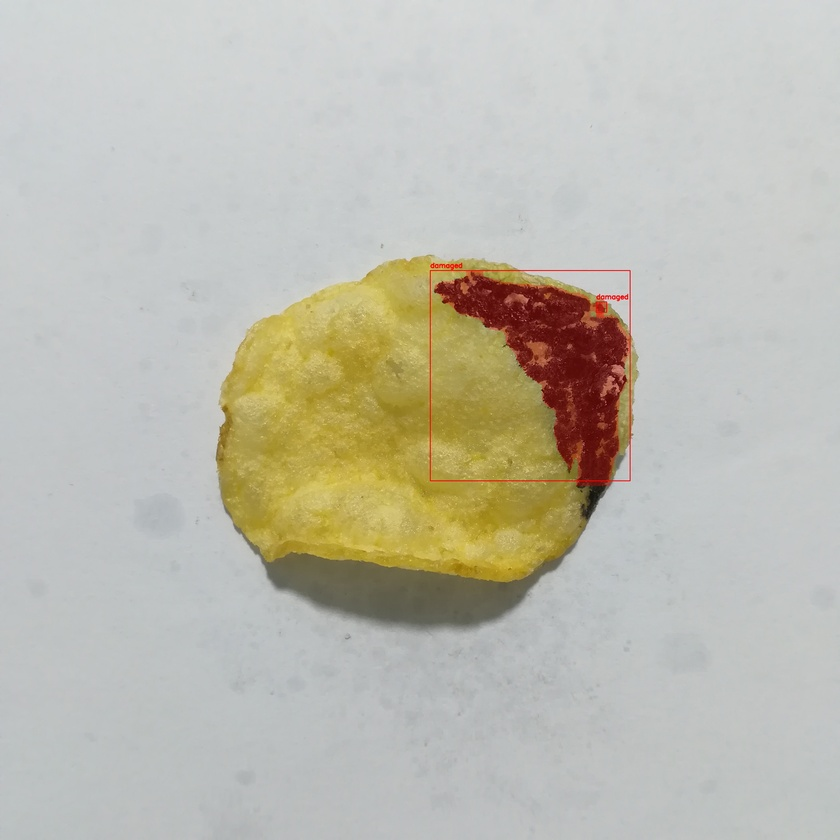
#> input picture predictions/IMG_20210319_004806.jpg, 840 x 840 px, shrunk from 2976 x 2976 before the run, found by its file name
$ jupyter execute Example.ipynb
#> lines starting #> are read from the running program, lines starting #| are printed output that depends on the picture; after the words box and inside, x2 and y2 are one past the last pixel; in counts of white or black regions, pixels touching at a corner belong together
[cell 1]
from matplotlib.image import imread
import numpy as np
import matplotlib.pyplot as plt
import pandas as pd
import colorsys
import cv2
from skimage import io,measure
from scipy import ndimage as nd
from PIL import Image

[cell 2]
input_image = imread("C:/Users/divya/Desktop/Machine_Learning_Sebestian/Potato_Chip_CNN/Pepsico/Test/Defective/IMG_20210319_004806.jpg")
#> input_image is the input picture: shape (840, 840, 3); mean R, G, B 189.8, 187.8, 176.2

[cell 3]
input_image_normalized = input_image/255

[cell 4]
R,G,B = input_image_normalized[:,:,0],input_image_normalized[:,:,1],input_image_normalized[:,:,2]

[cell 5]
H, S, V = np.vectorize(lambda r, g, b: colorsys.rgb_to_hsv(r, g, b))(R,G,B)
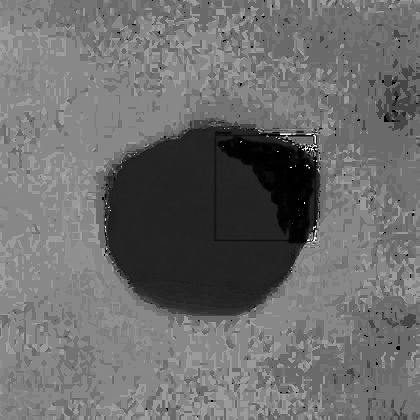
#> H: shape (840, 840) float64 (shown at 1/2 size); min 0, max 0.999, mean 0.427

[cell 6]
H_normalized = np.uint8((255*H))

[cell 7]
S_normalized = np.uint8((255*S))

[cell 8]
V_normalized = np.uint8((255*V))

[cell 9]
fig = plt.figure(1)
ax1,ax2 = fig.add_subplot(121),fig.add_subplot(122)
ax1.imshow(input_image)
ax2.imshow(V_normalized)

[cell 10]
# Convert to LAB color space
lab_image = cv2.cvtColor(input_image, cv2.COLOR_BGR2LAB)
#> lab_image: shape (840, 840, 3); mean of channels 0, 1, 2 192.4, 125.7, 125.7

# Threshold the L channel to detect darker areas
l_channel = lab_image[:, :, 0]
_, shadow_mask = cv2.threshold(l_channel, 190, 255, cv2.THRESH_BINARY_INV)  # Shadows have low L values
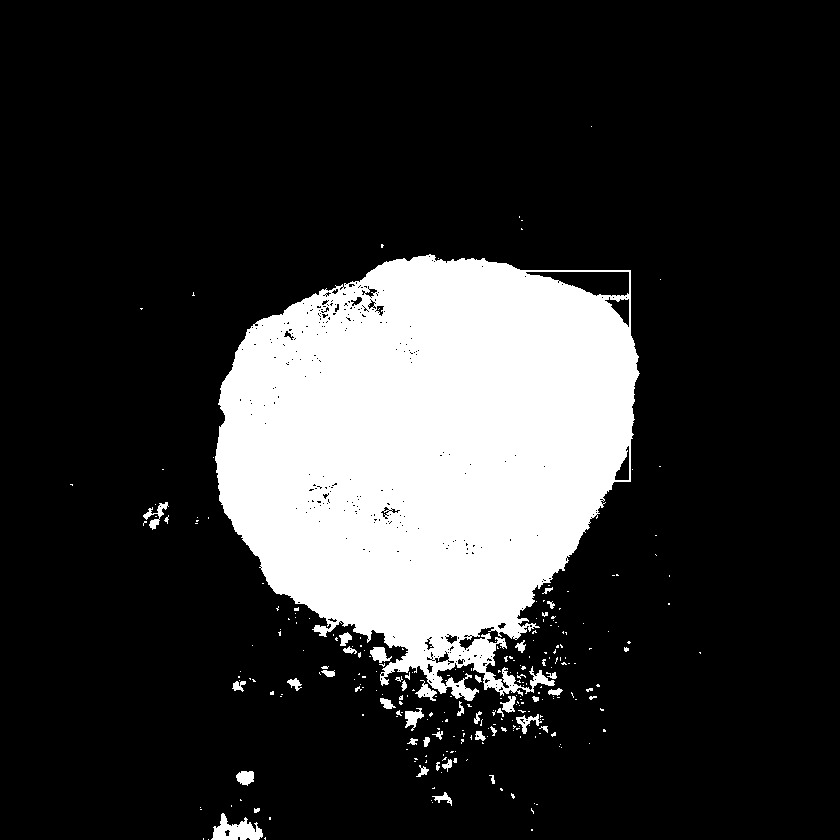
#> shadow_mask: shape (840, 840); 19.2% white; 269 white regions (225 under 20 px), largest, box (x1, y1, x2, y2) and area: (215, 254, 640, 701) 130842, (211, 813, 263, 840) 782, (143, 502, 169, 530) 229

[cell 11]
fig = plt.figure(1)
ax1= fig.add_subplot(121)
ax1.imshow(shadow_mask,cmap="gray")
# ax2.imshow(_)

[cell 12]
kernel = np.ones((50,50), np.uint8)  # 5x5 kernel for closing
closed = cv2.morphologyEx(shadow_mask, cv2.MORPH_CLOSE, kernel)
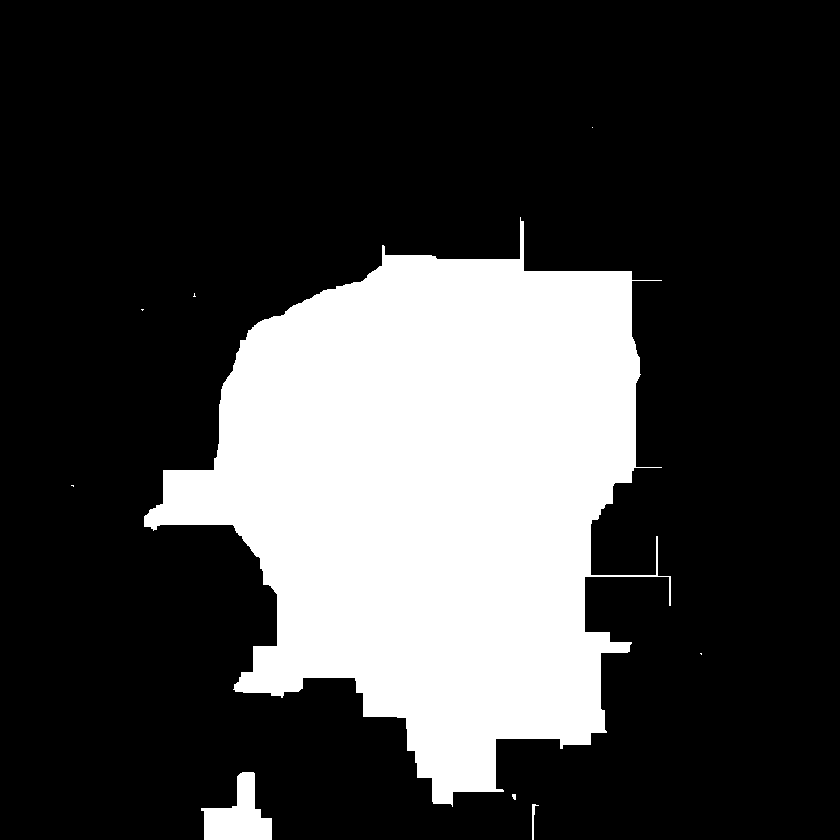
#> closed: shape (840, 840); 25.1% white; 9 white regions (5 under 20 px), largest, box (x1, y1, x2, y2) and area: (144, 217, 671, 807) 174432, (201, 772, 272, 840) 2715, (532, 804, 539, 840) 88, (512, 794, 516, 800) 20

[cell 13]
fig = plt.figure()
ax1 = fig.add_subplot(2, 2, 1)
ax1.imshow(closed,cmap="gray")

[cell 14]
np.sum(shadow_mask==255)
#> Out = 135635

[cell 15]
import cv2
import numpy as np
import matplotlib.pyplot as plt

# Convert the image from BGR (OpenCV default) to RGB for matplotlib
input_image_rgb = cv2.cvtColor(input_image, cv2.COLOR_BGR2RGB)

# Assume binary_cleaned is the thresholded imag"e after processing (e.g., binary image showing defect areas)
# binary_cleaned = cv2.threshold(...)

# Create a mask from the thresholded image (binary_cleaned)
mask = closed.astype(np.uint8)  # Convert to uint8 for masking

# Create an image that will only highlight the defect areas (green)
highlighted_image = input_image.copy()

# Highlight defect areas in green (we keep the background as it is)
highlighted_image[mask == 255] = (0,0,255)  # Highlight defects in green

# Show the final image using matplotlib
plt.figure(figsize=(10, 8))
plt.imshow(cv2.cvtColor(highlighted_image, cv2.COLOR_BGR2RGB))  # Convert back to RGB for plotting
plt.axis('off')  # Hide axis
plt.show()
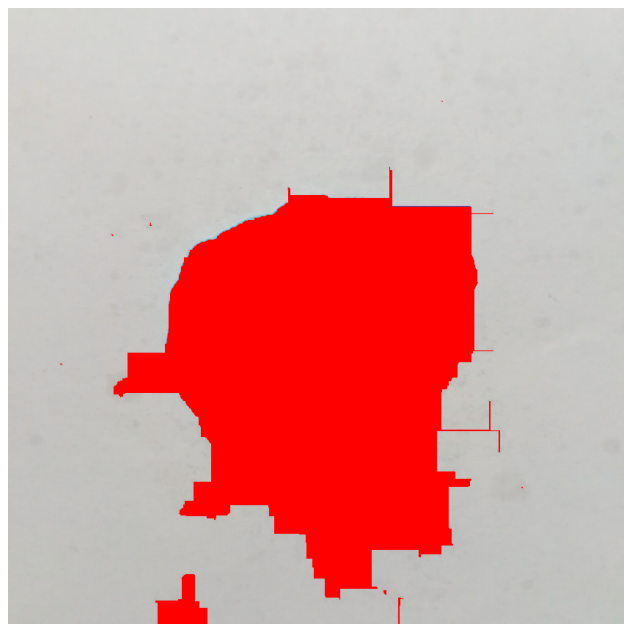
#> figure drawn by matplotlib, 1 panel; B, G, R data is drawn as R, G, B

[cell 16]
# Convert to LAB color space
lab_image = cv2.cvtColor(input_image, cv2.COLOR_BGR2LAB)

# Threshold the L channel to detect darker areas
l_channel = lab_image[:, :, 0]
_, shadow_mask = cv2.threshold(l_channel, 100, 255, cv2.THRESH_BINARY_INV)  # Shadows have low L values
#> shadow_mask: shape (840, 840); 3.3% white; 101 white regions (88 under 20 px), largest, box (x1, y1, x2, y2) and area: (430, 263, 631, 521) 18697, (368, 571, 537, 621) 3761, (348, 561, 367, 579) 128

[cell 17]
fig = plt.figure(1)
ax1,ax2= fig.add_subplot(121),fig.add_subplot(122)
ax1.imshow(shadow_mask)
ax2.imshow(input_image)

[cell 18]
kernel = np.ones((5,5), np.uint8)  # 5x5 kernel for closing
closed = cv2.morphologyEx(shadow_mask, cv2.MORPH_CLOSE, kernel)
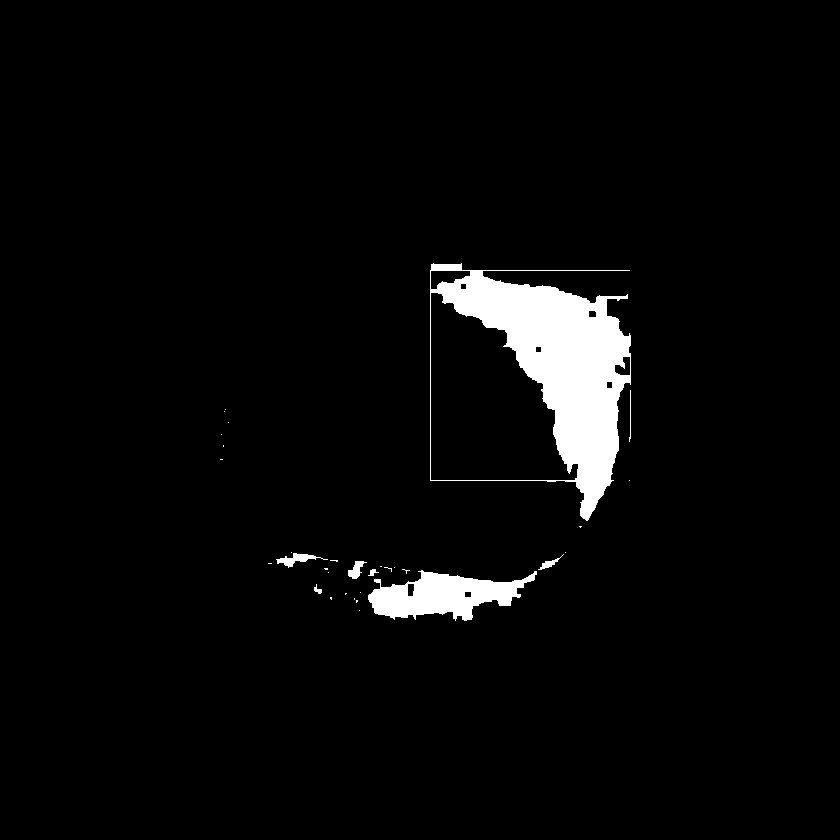
#> closed: shape (840, 840); 3.6% white; 32 white regions (24 under 20 px), largest, box (x1, y1, x2, y2) and area: (430, 263, 631, 521) 20042, (368, 570, 537, 621) 4738, (276, 553, 328, 568) 278

[cell 19]
fig = plt.figure()
ax1 = fig.add_subplot(2, 2, 1)
ax1.imshow(closed)

[cell 20]
import cv2
import numpy as np
import matplotlib.pyplot as plt

# Convert the image from BGR (OpenCV default) to RGB for matplotlib
input_image_rgb = cv2.cvtColor(input_image, cv2.COLOR_BGR2RGB)
highlighted_image = input_image.copy()
highlighted_image[mask == 255] = (0,0,255)

# Show the final image using matplotlib
plt.figure(figsize=(10, 8))
plt.imshow(cv2.cvtColor(highlighted_image, cv2.COLOR_BGR2RGB))  # Convert back to RGB for plotting
plt.axis('off')  # Hide axis
plt.show()

[cell 21]
np.sum(shadow_mask==255)
#> Out = 23342

[cell 22]
195343/1011473

[cell 23]
img = io.imread("C:/Users/divya/Desktop/Machine_Learning_Sebestian/Potato_Chip_CNN/Pepsico/Test/Defective/IMG_20210319_004806.jpg")
plt.imshow(img)

[cell 24]
hsv = cv2.cvtColor(img,cv2.COLOR_RGB2HSV)
#> hsv: shape (840, 840, 3); mean H, S, V 76.9, 30.5, 193.1
mask = cv2.inRange(hsv,(0,0,0),(180, 255, 65))
#> mask: shape (840, 840); 0.05% white; 7 white regions (6 under 20 px), largest, box (x1, y1, x2, y2) and area: (582, 486, 605, 519) 318

[cell 25]
plt.imshow(mask)

[cell 26]
closed_mask = nd.binary_closing(mask,np.ones((12,12)))
#> closed_mask: shape (840, 840) bool; 0.06% white; 4 white regions (3 under 20 px), largest, box (x1, y1, x2, y2) and area: (578, 486, 605, 519) 429

[cell 27]
plt.imshow(closed_mask)

[cell 28]
import numpy as np
import cv2
import matplotlib.pyplot as plt
# Convert binary mask to a 3-channel image (e.g., blue overlay)
mask_colored = np.zeros_like(img)
mask_colored[closed_mask == 1] = [0, 255, 0]  # Green color for segmented areas

# Blend the original image with the mask
overlay = cv2.addWeighted(img, 0.7, mask_colored, 0.3, 0)

# Display result
plt.imshow(overlay)
plt.axis("off")
plt.show()

[cell 29]
hsv_chip = cv2.cvtColor(img,cv2.COLOR_RGB2HSV)
mask_chip = cv2.inRange(hsv,(20,50,110),(30, 255, 255))
#> mask_chip: shape (840, 840); 12.5% white; 18 white regions (10 under 20 px), largest, box (x1, y1, x2, y2) and area: (216, 255, 588, 583) 68833, (432, 272, 577, 480) 17556, (484, 272, 596, 303) 806

[cell 30]
plt.imshow(mask_chip)

[cell 31]
closed_mask_chip = nd.binary_closing(mask_chip,np.ones((3,3)))
#> closed_mask_chip: shape (840, 840) bool; 12.5% white; 10 white regions (3 under 20 px), largest, box (x1, y1, x2, y2) and area: (216, 255, 596, 583) 69806, (432, 268, 577, 480) 17579, (617, 384, 628, 459) 533

[cell 32]
plt.imshow(closed_mask_chip)

[cell 33]
import numpy as np
import cv2
import matplotlib.pyplot as plt
# Convert binary mask to a 3-channel image (e.g., blue overlay)
mask_colored = np.zeros_like(img)
mask_colored[closed_mask_chip == 1] = [0, 255, 0]  # Green color for segmented areas

# Blend the original image with the mask
overlay = cv2.addWeighted(img, 0.7, mask_colored, 0.3, 0)
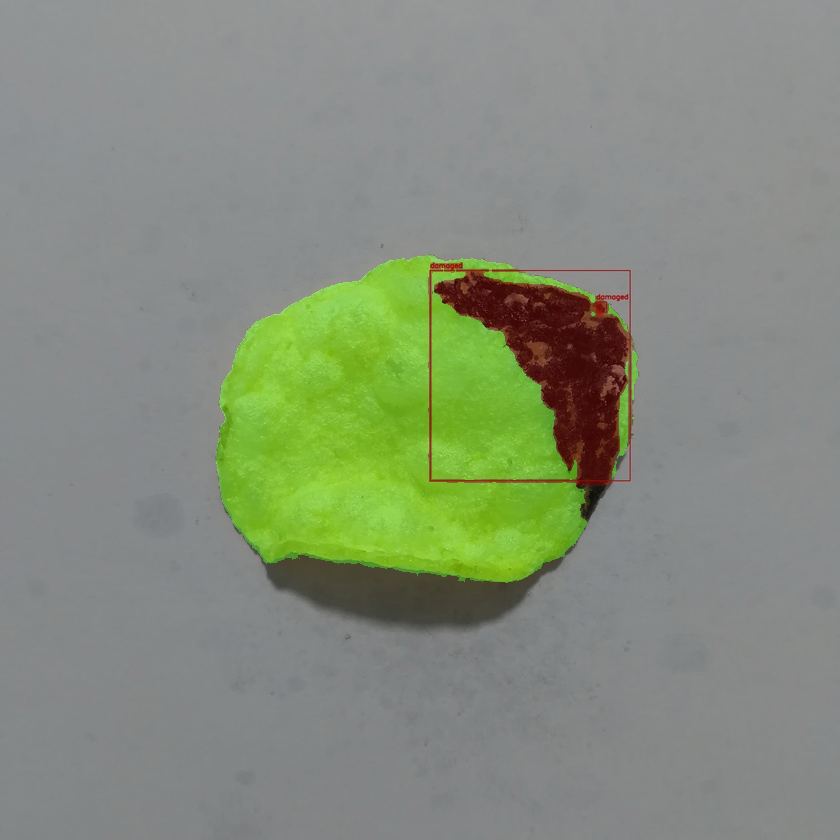
#> overlay: shape (840, 840, 3); mean R, G, B 132.9, 141, 123.3

# Display result
plt.imshow(overlay)
plt.axis("off")
plt.show()

$ run again, with predictions/IMG_20210319_004702.jpg copied over predictions/IMG_20210319_004806.jpg
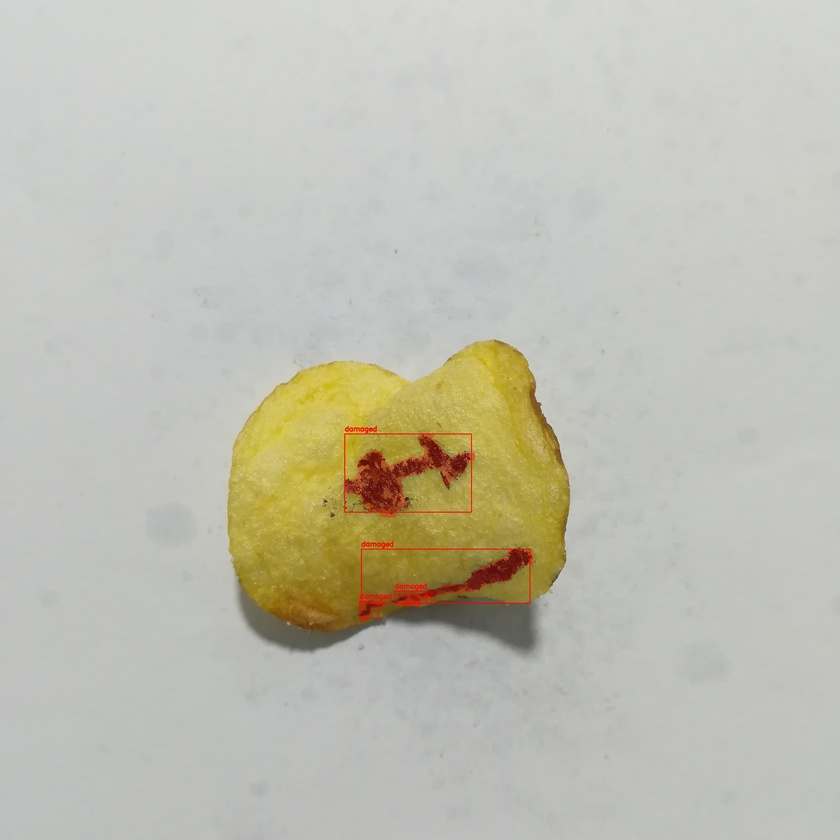
#> input picture predictions/IMG_20210319_004702.jpg, 840 x 840 px, shrunk from 2976 x 2976 before the run, found by its file name
#> input_image is the input picture: shape (840, 840, 3); mean R, G, B 192.5, 190.9, 178.5
#> lab_image: shape (840, 840, 3); mean of channels 0, 1, 2 195.3, 125.1, 126
#> `_, shadow_mask = cv2.threshold(l_channel, 190, 255, cv2.THRESH_BINARY_..`:
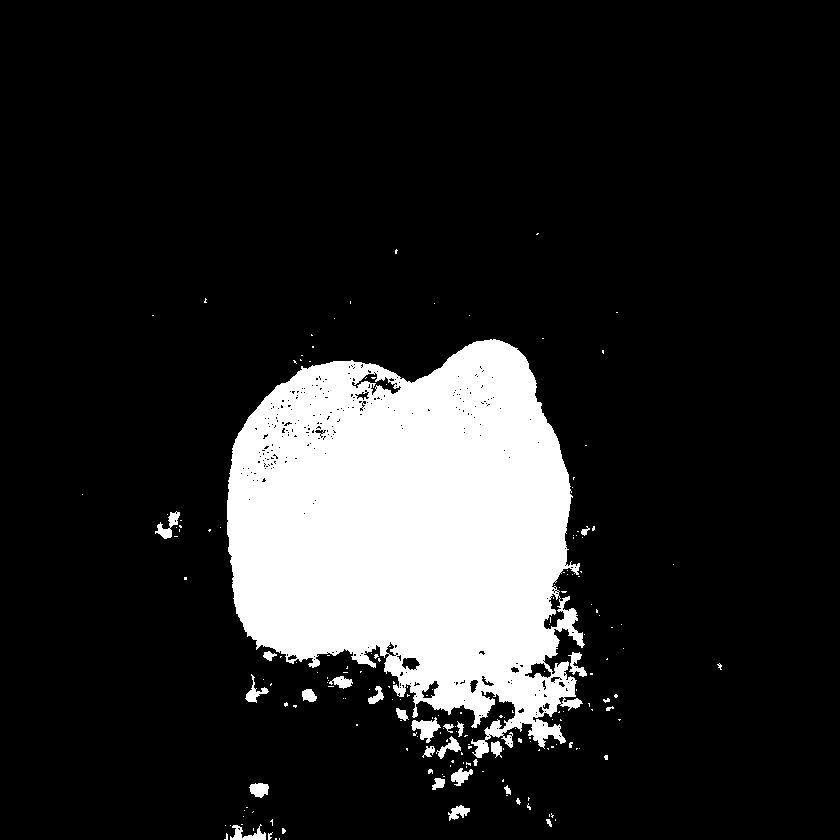
#> shadow_mask: shape (840, 840); 15% white; 191 white regions (162 under 20 px), largest, box (x1, y1, x2, y2) and area: (227, 339, 585, 758) 101807, (411, 717, 441, 743) 376, (155, 511, 180, 539) 273
#> `np.sum(shadow_mask==255)`: Out = 105897
#> highlighted_image: shape (840, 840, 3); 19.9% of pixels changed, all inside (x1, y1, x2, y2) = (83, 234, 723, 840)
#> `np.sum(shadow_mask==255)`: Out = 15155
#> hsv: shape (840, 840, 3); mean H, S, V 45.2, 23.4, 194.1
#> mask: shape (840, 840); 0% white in thin lines or dots, all inside (x1, y1, x2, y2) = (325, 487, 554, 582)
#> mask_chip: shape (840, 840); 9.4% white; 28 white regions (20 under 20 px), largest, box (x1, y1, x2, y2) and area: (227, 339, 570, 630) 56020, (362, 550, 507, 594) 4241, (402, 464, 470, 511) 2237
#> closed_mask_chip: shape (840, 840) bool; 9.4% white; 21 white regions (16 under 20 px), largest, box (x1, y1, x2, y2) and area: (227, 339, 570, 630) 62849, (402, 464, 470, 511) 2246, (459, 567, 528, 601) 1027, (347, 494, 366, 511) 229, (437, 594, 454, 600) 48
#> `overlay = cv2.addWeighted(img, 0.7, mask_colored, 0.3, 0)`:
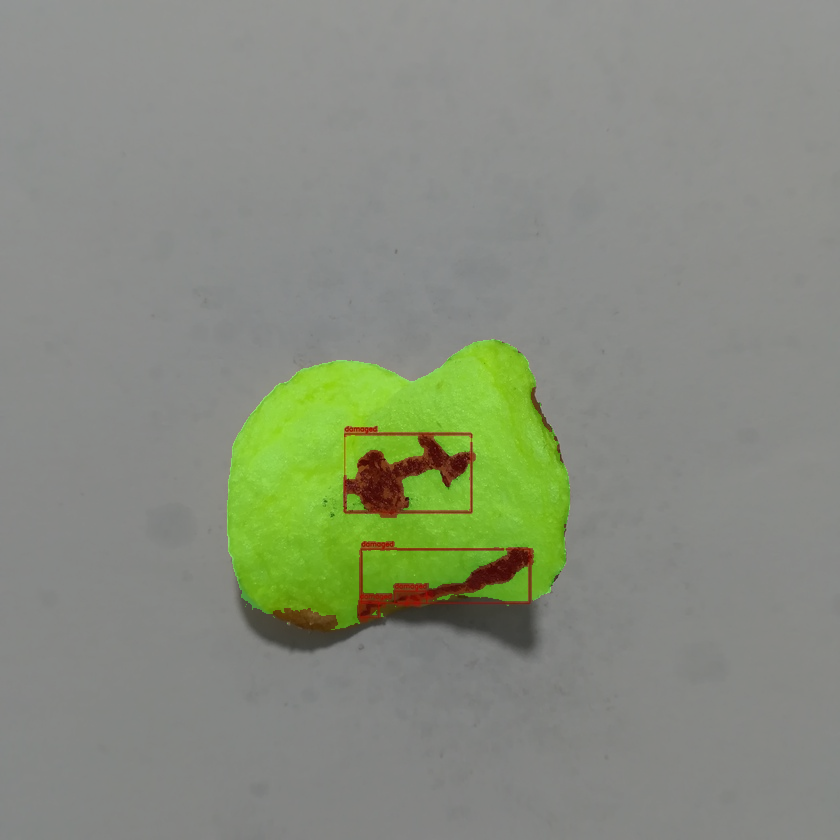
#> overlay: shape (840, 840, 3); mean R, G, B 134.8, 140.8, 125
